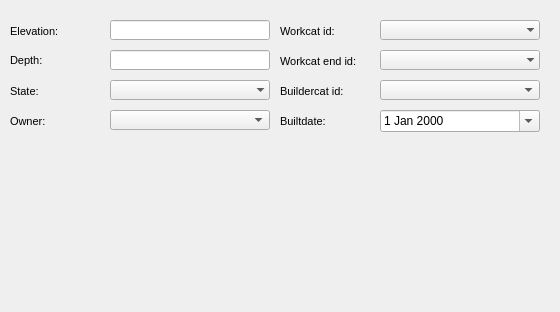
     <widget class="QWidget" name="page_35">
      <property name="geometry">
       <rect>
        <x>0</x>
        <y>0</y>
        <width>560</width>
        <height>312</height>
       </rect>
      </property>
      <attribute name="label">
       <string>Basic information</string>
      </attribute>
      <widget class="QLabel" name="label_reduction_depth">
       <property name="geometry">
        <rect>
         <x>10</x>
         <y>50</y>
         <width>90</width>
         <height>21</height>
        </rect>
       </property>
       <property name="font">
        <font>
         <pointsize>8</pointsize>
        </font>
       </property>
       <property name="frameShape">
        <enum>QFrame::NoFrame</enum>
       </property>
       <property name="frameShadow">
        <enum>QFrame::Plain</enum>
       </property>
       <property name="text">
        <string>Depth:</string>
       </property>
       <property name="textFormat">
        <enum>Qt::AutoText</enum>
       </property>
       <property name="scaledContents">
        <bool>false</bool>
       </property>
       <property name="alignment">
        <set>Qt::AlignLeading|Qt::AlignLeft|Qt::AlignVCenter</set>
       </property>
       <property name="margin">
        <number>3</number>
       </property>
      </widget>
      <widget class="QLineEdit" name="reduction_depth">
       <property name="geometry">
        <rect>
         <x>110</x>
         <y>50</y>
         <width>160</width>
         <height>20</height>
        </rect>
       </property>
       <property name="frame">
        <bool>true</bool>
       </property>
      </widget>
      <widget class="QLineEdit" name="reduction_elevation">
       <property name="geometry">
        <rect>
         <x>110</x>
         <y>20</y>
         <width>160</width>
         <height>20</height>
        </rect>
       </property>
       <property name="inputMask">
        <string/>
       </property>
       <property name="frame">
        <bool>true</bool>
       </property>
      </widget>
      <widget class="QLabel" name="label_reduction_elevation">
       <property name="geometry">
        <rect>
         <x>10</x>
         <y>20</y>
         <width>90</width>
         <height>22</height>
        </rect>
       </property>
       <property name="font">
        <font>
         <pointsize>8</pointsize>
        </font>
       </property>
       <property name="frameShape">
        <enum>QFrame::NoFrame</enum>
       </property>
       <property name="frameShadow">
        <enum>QFrame::Plain</enum>
       </property>
       <property name="text">
        <string>Elevation:</string>
       </property>
       <property name="textFormat">
        <enum>Qt::AutoText</enum>
       </property>
       <property name="scaledContents">
        <bool>false</bool>
       </property>
       <property name="alignment">
        <set>Qt::AlignLeading|Qt::AlignLeft|Qt::AlignVCenter</set>
       </property>
       <property name="margin">
        <number>3</number>
       </property>
      </widget>
      <widget class="QComboBox" name="reduction_state">
       <property name="geometry">
        <rect>
         <x>110</x>
         <y>80</y>
         <width>160</width>
         <height>20</height>
        </rect>
       </property>
       <property name="autoFillBackground">
        <bool>true</bool>
       </property>
       <property name="maxVisibleItems">
        <number>8</number>
       </property>
       <property name="frame">
        <bool>false</bool>
       </property>
      </widget>
      <widget class="QLabel" name="label_reduction_state">
       <property name="geometry">
        <rect>
         <x>10</x>
         <y>80</y>
         <width>90</width>
         <height>22</height>
        </rect>
       </property>
       <property name="font">
        <font>
         <pointsize>8</pointsize>
        </font>
       </property>
       <property name="frameShape">
        <enum>QFrame::NoFrame</enum>
       </property>
       <property name="frameShadow">
        <enum>QFrame::Plain</enum>
       </property>
       <property name="text">
        <string>State:</string>
       </property>
       <property name="textFormat">
        <enum>Qt::AutoText</enum>
       </property>
       <property name="scaledContents">
        <bool>false</bool>
       </property>
       <property name="alignment">
        <set>Qt::AlignLeading|Qt::AlignLeft|Qt::AlignVCenter</set>
       </property>
       <property name="margin">
        <number>3</number>
       </property>
      </widget>
      <widget class="QLabel" name="label_reduction_workcat_id">
       <property name="geometry">
        <rect>
         <x>280</x>
         <y>20</y>
         <width>90</width>
         <height>22</height>
        </rect>
       </property>
       <property name="font">
        <font>
         <pointsize>8</pointsize>
        </font>
       </property>
       <property name="frameShape">
        <enum>QFrame::NoFrame</enum>
       </property>
       <property name="frameShadow">
        <enum>QFrame::Plain</enum>
       </property>
       <property name="text">
        <string>Workcat id:</string>
       </property>
       <property name="textFormat">
        <enum>Qt::AutoText</enum>
       </property>
       <property name="scaledContents">
        <bool>false</bool>
       </property>
       <property name="alignment">
        <set>Qt::AlignLeading|Qt::AlignLeft|Qt::AlignVCenter</set>
       </property>
       <property name="margin">
        <number>3</number>
       </property>
      </widget>
      <widget class="QComboBox" name="reduction_workcat_id">
       <property name="geometry">
        <rect>
         <x>380</x>
         <y>20</y>
         <width>160</width>
         <height>20</height>
        </rect>
       </property>
       <property name="autoFillBackground">
        <bool>true</bool>
       </property>
       <property name="maxVisibleItems">
        <number>8</number>
       </property>
       <property name="frame">
        <bool>false</bool>
       </property>
      </widget>
      <widget class="QComboBox" name="reduction_workcat_id_end">
       <property name="geometry">
        <rect>
         <x>380</x>
         <y>50</y>
         <width>160</width>
         <height>20</height>
        </rect>
       </property>
       <property name="autoFillBackground">
        <bool>true</bool>
       </property>
       <property name="maxVisibleItems">
        <number>8</number>
       </property>
       <property name="frame">
        <bool>false</bool>
       </property>
      </widget>
      <widget class="QLabel" name="label_reduction_workcat_id_end">
       <property name="geometry">
        <rect>
         <x>280</x>
         <y>50</y>
         <width>101</width>
         <height>22</height>
        </rect>
       </property>
       <property name="font">
        <font>
         <pointsize>8</pointsize>
        </font>
       </property>
       <property name="frameShape">
        <enum>QFrame::NoFrame</enum>
       </property>
       <property name="frameShadow">
        <enum>QFrame::Plain</enum>
       </property>
       <property name="text">
        <string>Workcat end id:</string>
       </property>
       <property name="textFormat">
        <enum>Qt::AutoText</enum>
       </property>
       <property name="scaledContents">
        <bool>false</bool>
       </property>
       <property name="alignment">
        <set>Qt::AlignLeading|Qt::AlignLeft|Qt::AlignVCenter</set>
       </property>
       <property name="margin">
        <number>3</number>
       </property>
      </widget>
      <widget class="QLabel" name="label_reduction_buildercat_id">
       <property name="geometry">
        <rect>
         <x>280</x>
         <y>80</y>
         <width>101</width>
         <height>22</height>
        </rect>
       </property>
       <property name="font">
        <font>
         <pointsize>8</pointsize>
        </font>
       </property>
       <property name="frameShape">
        <enum>QFrame::NoFrame</enum>
       </property>
       <property name="frameShadow">
        <enum>QFrame::Plain</enum>
       </property>
       <property name="text">
        <string>Buildercat id:</string>
       </property>
       <property name="textFormat">
        <enum>Qt::AutoText</enum>
       </property>
       <property name="scaledContents">
        <bool>false</bool>
       </property>
       <property name="alignment">
        <set>Qt::AlignLeading|Qt::AlignLeft|Qt::AlignVCenter</set>
       </property>
       <property name="margin">
        <number>3</number>
       </property>
      </widget>
      <widget class="QDateEdit" name="reduction_builtdate">
       <property name="geometry">
        <rect>
         <x>380</x>
         <y>110</y>
         <width>160</width>
         <height>22</height>
        </rect>
       </property>
       <property name="calendarPopup">
        <bool>true</bool>
       </property>
      </widget>
      <widget class="QLabel" name="label_reduction_builtdate">
       <property name="geometry">
        <rect>
         <x>280</x>
         <y>110</y>
         <width>101</width>
         <height>22</height>
        </rect>
       </property>
       <property name="font">
        <font>
         <pointsize>8</pointsize>
        </font>
       </property>
       <property name="frameShape">
        <enum>QFrame::NoFrame</enum>
       </property>
       <property name="frameShadow">
        <enum>QFrame::Plain</enum>
       </property>
       <property name="text">
        <string>Builtdate:</string>
       </property>
       <property name="textFormat">
        <enum>Qt::AutoText</enum>
       </property>
       <property name="scaledContents">
        <bool>false</bool>
       </property>
       <property name="alignment">
        <set>Qt::AlignLeading|Qt::AlignLeft|Qt::AlignVCenter</set>
       </property>
       <property name="margin">
        <number>3</number>
       </property>
      </widget>
      <widget class="QComboBox" name="reduction_buildercat_id">
       <property name="geometry">
        <rect>
         <x>380</x>
         <y>80</y>
         <width>160</width>
         <height>20</height>
        </rect>
       </property>
      </widget>
      <widget class="QComboBox" name="reduction_ownercat_id">
       <property name="geometry">
        <rect>
         <x>110</x>
         <y>110</y>
         <width>160</width>
         <height>20</height>
        </rect>
       </property>
      </widget>
      <widget class="QLabel" name="label_reduction_owner">
       <property name="geometry">
        <rect>
         <x>10</x>
         <y>110</y>
         <width>90</width>
         <height>22</height>
        </rect>
       </property>
       <property name="font">
        <font>
         <pointsize>8</pointsize>
        </font>
       </property>
       <property name="frameShape">
        <enum>QFrame::NoFrame</enum>
       </property>
       <property name="frameShadow">
        <enum>QFrame::Plain</enum>
       </property>
       <property name="text">
        <string>Owner:</string>
       </property>
       <property name="textFormat">
        <enum>Qt::AutoText</enum>
       </property>
       <property name="scaledContents">
        <bool>false</bool>
       </property>
       <property name="alignment">
        <set>Qt::AlignLeading|Qt::AlignLeft|Qt::AlignVCenter</set>
       </property>
       <property name="margin">
        <number>3</number>
       </property>
      </widget>
     </widget>
